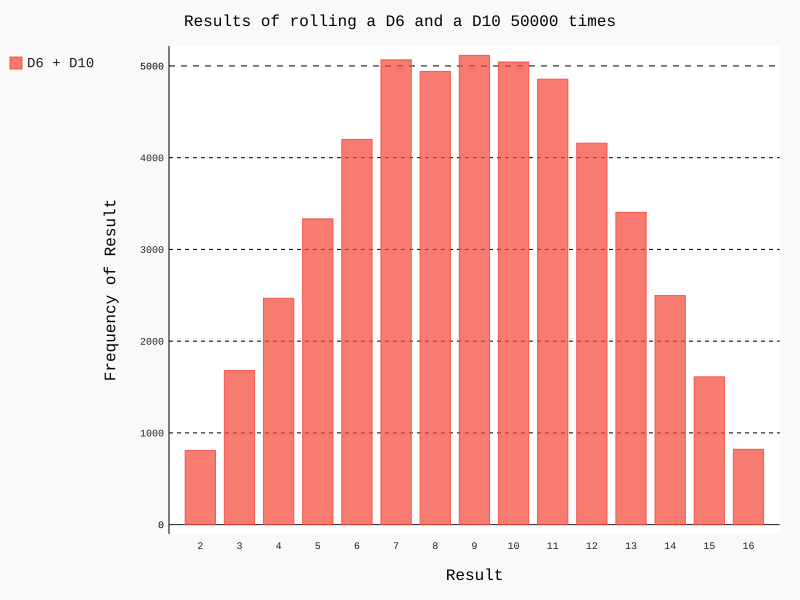

This chart was generated by the following Python code:
import pygal
from die import Die

#create a D6 and D10
die = Die()
die1 = Die(10)

#make some rolls and store results in a list
results = []

for i in range(50000):

    result = die.roll() + die1.roll()
    results.append(result)

#analyze the results
frequencies = []
maxResult = die.numSides + die1.numSides
for i in range(2, maxResult + 1):
    frequency = results.count(i)
    frequencies.append(frequency)

#visualize the results
hist = pygal.Bar()

hist.title = "Results of rolling a D6 and a D10 50000 times"
hist.x_labels = ["2", "3", "4", "5", "6", "7", "8", "9", "10", "11", "12", "13", "14", "15", "16"]
hist.x_title = "Result"
hist.y_title = "Frequency of Result"

hist.add("D6 + D10", frequencies)
hist.render_to_file("die_visual.svg")
